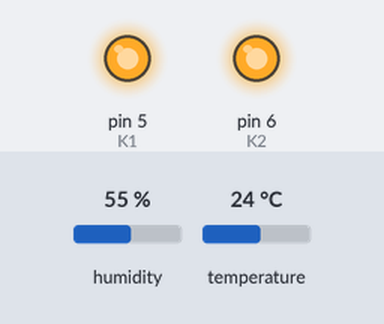
A sketch run on a simulated Arduino Mega 2560, built with avr-gcc and run on an emulated ATmega2560. On the bench: output pins drawn as LEDs (lit = HIGH). Inputs (shaded band) come from the test bench; at power-on: humidity 55 %, temperature 24 °C. What the sketch prints to the serial monitor is not drawn.

Above: at 6.2 s.
6.3 s: humidity set to 59 %
16.6 s: humidity set to 62 %
At 20.7 s:
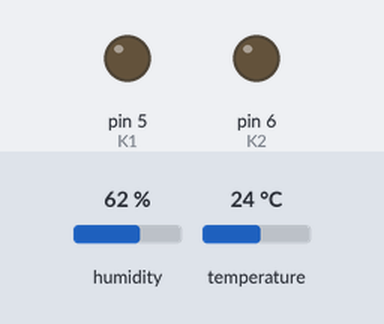
22.2 s: humidity set to 58 %
27.8 s: humidity set to 55 %
At 31.5 s:
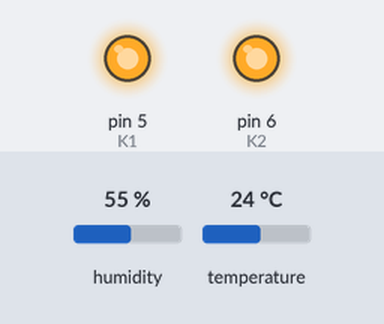
33.4 s: humidity set to 68 %
At 35.63 s:
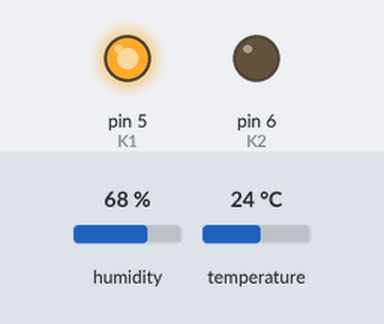
Timing chart, 0 to 37.2 s (numbered marks = the images above; inputs shaded):
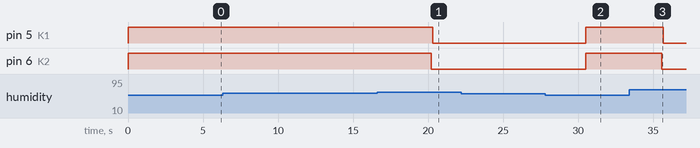

Measured:
- the behaviour switches between 60 and 61 % on humidity (found by bisection; images 0 and 1)
- the behaviour switches between 57 and 56 % on humidity (found by bisection; images 1 and 2)
- after the input at 6.3 s, every drawn part: stays the same
- after the input at 16.6 s, pin 5 (K1): HIGH → LOW after 3.7 s; pin 6 (K2): HIGH → LOW after 3.6 s
- after the input at 22.2 s, every drawn part: stays the same
- after the input at 27.8 s, pin 5 (K1), pin 6 (K2): LOW → HIGH after 2.7 s
- after the input at 33.4 s, pin 5 (K1): HIGH → LOW after 2.3 s; pin 6 (K2): HIGH → LOW after 2.2 s

The sketch:

shofanduino2.ino
```cpp
// (licence header left out)
#include <DHT22.h> // see above for URLs

#define DHT22_PIN 23

// consts for controlling relays
const int K1 = 5;
const int K2 = 6;
const int milliseconds_switch_delay = 100;
const int NormallyConnected = HIGH;
const int NormallyOpen = LOW;
typedef enum {FAN_OFF, FAN_NOCHANGE, FAN_ON};

// DHT consts/variables
DHT22 myDHT22(DHT22_PIN);

// consts/variables for humidity sensor and averages etc.
const int sensorPin = A0;    // select the input pin for the potentiometer
const int milliseconds_sleep = 5000;
const float min_humidity_diff= 10.0; // RH %
const float max_humidity = 100.0; // needed because we add min_humidity_diff

float thresholdLow = 0.0;
float thresholdHigh = 0.0;
float env_min = 0.0;
float env_max = 0.0;
float humidity = 0.0;
float temperature = 0.0;
float on_off = 0;

// variables for decay
 // number of seconds after which the difference between the humidity and the max envelope should have been halved.
const float p_halflife_max = 604800.0;
//const float p_halflife_min = 86400.0; // same for the min envelope. This is shorter because it needs to change faster.
const float p_halflife_min = 7200.0; // same for the min envelope. This is shorter because it needs to change faster.
float env_max_decay = 0.0;
float env_min_decay = 0.0;

// variables to decide the state of the fan
int state = FAN_OFF; // action to take, based on sensor reading

void getValues() {
  DHT22_ERROR_t errorCode;

  // The sensor can only be read from every 1-2s, and requires a minimum
  // 2s warm-up after power-on.
  delay(milliseconds_sleep);

  errorCode = myDHT22.readData();
  humidity = myDHT22.getHumidity();
  temperature = myDHT22.getTemperatureC();

  // clamp humidity
  humidity = max(humidity, 0);
  humidity = min(humidity, 100);

  switch(errorCode) {
  case DHT_ERROR_NONE:
    break;
  case DHT_ERROR_CHECKSUM:
    Serial.print("E: checksum ");
    Serial.print(myDHT22._lastCheckSum);
    Serial.print(" != ");
    Serial.print(myDHT22._lastExpectedCheckSum);
    Serial.print(". ");
    Serial.print(temperature);
    Serial.print("C ");
    Serial.print(humidity);
    Serial.println("%. Are you really sure you set the clock to 8Mhz?");
    break;
  case DHT_BUS_HUNG:
    Serial.println("E: BUS Hung");
    break;
  case DHT_ERROR_NOT_PRESENT:
    Serial.println("E: Sensor not found");
    break;
  case DHT_ERROR_ACK_TOO_LONG:
    Serial.println("E: ACK time out");
    break;
  case DHT_ERROR_SYNC_TIMEOUT:
    Serial.println("E: Sync Timeout");
    break;
  case DHT_ERROR_DATA_TIMEOUT:
    Serial.println("E: Data Timeout");
    break;
  case DHT_ERROR_TOOQUICK:
    Serial.println("E: Polled to quick");
    break;
  }
}

void setup() {
  Serial.begin(9600);

  // set relays to normally connected
  pinMode(K1, OUTPUT);
  pinMode(K2, OUTPUT);
  digitalWrite(K1, NormallyConnected);
  digitalWrite(K2, NormallyConnected);

  Serial.println("DHT22 temperature/humidity. Did you set the clock to 8Mhz?");

  // initialize sensor
  pinMode(sensorPin, INPUT);
  getValues();
  env_min = humidity;
  env_max = humidity + min_humidity_diff;
  env_max = min(env_max, max_humidity);

  // calculate decay
  float t = milliseconds_sleep / 1000.0f;

  // calculate what would happen after one step, to unit value (1.0)
  // the result is the scale factor we can apply to the envelope max/min
  env_max_decay = 1.0f * pow(2, -t / p_halflife_max);
  env_min_decay = 1.0f * pow(2, -t / p_halflife_min);
}

void loop() {
  getValues();

  /*
   * Calculate limits
   */

  // clamp the envelope min/max, decay otherwise
  if (env_min > humidity) {
    env_min = humidity;
  } else {
    // this actually decays the difference between humidity
    // and env_min, so this means env_min goes up!
    env_min = humidity - (humidity - env_min) * env_min_decay;
  }
  if (env_max < humidity) {
    env_max = humidity;
  } else {
    env_max = humidity + (env_max - humidity) * env_max_decay;
  }

  // New thresholds based on the envelope values. We
  // want the fan to turn on pretty quickly, but we don't
  // want it to turn off quickly. This explains the difference
  // in factors between low and high.
  thresholdLow = env_min + (env_max - env_min) / 8.0f;
  thresholdHigh = env_min + (env_max - env_min) / 2.0f;

  /*
   * Check state
   */
  int new_state = FAN_NOCHANGE;
  if (humidity < thresholdLow) {
    new_state = FAN_OFF;
  } else if (humidity > thresholdHigh) {
    new_state = FAN_ON;
  }

  if (new_state != state) {
    // switch the relays!
    switch (new_state) {
      case FAN_OFF:
        // because we don't know the status of the 3-way switch, we switch both
        // relays at the same time and hope there is no short circuit. This should
        // not be an issue, but anyway...
        digitalWrite(K1, NormallyConnected);
        digitalWrite(K2, NormallyConnected);
        break;
      case FAN_ON:
        digitalWrite(K2, NormallyOpen);
        // since we don't know how the switch is switched, we first switch K2 to
        // non-connected, then wait a while for it to settle, before we switch
        // K1 to connected L. This should prevent any shorts (don't know if that
        // is actually an issue, but better safe than sorry).
        delay(milliseconds_switch_delay);
        digitalWrite(K1, NormallyOpen);
        break;
    }
  }
  state = new_state;

  // display the current state in the graph
  // don't use absolute values, so the graph can zoom in and show more information
  switch (state) {
    case FAN_OFF:
      on_off = 0.0;
      break;
    case FAN_ON:
      on_off = 1.0;
      break;
    case FAN_NOCHANGE:
      on_off = 0.5;
      break;
  }

  /*
   * Output for debugging/graphing
   */

  // print out the values for debugging/plotting
  Serial.print("humidity = ");
  Serial.print(humidity, 1);
  Serial.print(", threshold_low = ");
  Serial.print(thresholdLow, 3);
  Serial.print(", threshold_hi = ");
  Serial.print(thresholdHigh, 3);
  Serial.print(", envelope_min = ");
  Serial.print(env_min, 3);
  Serial.print(", envelope_max = ");
  Serial.print(env_max, 3);
  Serial.print(", temperature = ");
  Serial.print(temperature, 1);
  Serial.print(", on_off = ");
  Serial.println(on_off, 1);
}
```
